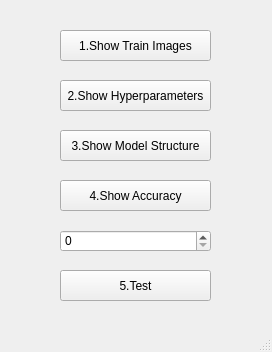
<?xml version="1.0" encoding="UTF-8"?>
<ui version="4.0">
 <class>MainWindow</class>
 <widget class="QMainWindow" name="MainWindow">
  <property name="geometry">
   <rect>
    <x>0</x>
    <y>0</y>
    <width>272</width>
    <height>352</height>
   </rect>
  </property>
  <property name="windowTitle">
   <string>MainWindow</string>
  </property>
  <widget class="QWidget" name="centralwidget">
   <widget class="QPushButton" name="cifar1">
    <property name="geometry">
     <rect>
      <x>60</x>
      <y>30</y>
      <width>151</width>
      <height>31</height>
     </rect>
    </property>
    <property name="text">
     <string>1.Show Train Images</string>
    </property>
   </widget>
   <widget class="QPushButton" name="cifar2">
    <property name="geometry">
     <rect>
      <x>60</x>
      <y>80</y>
      <width>151</width>
      <height>31</height>
     </rect>
    </property>
    <property name="text">
     <string>2.Show Hyperparameters</string>
    </property>
   </widget>
   <widget class="QPushButton" name="cifar3">
    <property name="geometry">
     <rect>
      <x>60</x>
      <y>130</y>
      <width>151</width>
      <height>31</height>
     </rect>
    </property>
    <property name="text">
     <string>3.Show Model Structure</string>
    </property>
   </widget>
   <widget class="QPushButton" name="cifar4">
    <property name="geometry">
     <rect>
      <x>60</x>
      <y>180</y>
      <width>151</width>
      <height>31</height>
     </rect>
    </property>
    <property name="text">
     <string>4.Show Accuracy</string>
    </property>
   </widget>
   <widget class="QPushButton" name="cifar5">
    <property name="geometry">
     <rect>
      <x>60</x>
      <y>270</y>
      <width>151</width>
      <height>31</height>
     </rect>
    </property>
    <property name="text">
     <string>5.Test</string>
    </property>
   </widget>
   <widget class="QSpinBox" name="spinBox">
    <property name="geometry">
     <rect>
      <x>60</x>
      <y>230</y>
      <width>151</width>
      <height>22</height>
     </rect>
    </property>
    <property name="maximum">
     <number>9999</number>
    </property>
   </widget>
  </widget>
  <widget class="QMenuBar" name="menubar">
   <property name="geometry">
    <rect>
     <x>0</x>
     <y>0</y>
     <width>272</width>
     <height>21</height>
    </rect>
   </property>
  </widget>
  <widget class="QStatusBar" name="statusbar"/>
 </widget>
 <resources/>
 <connections/>
</ui>
